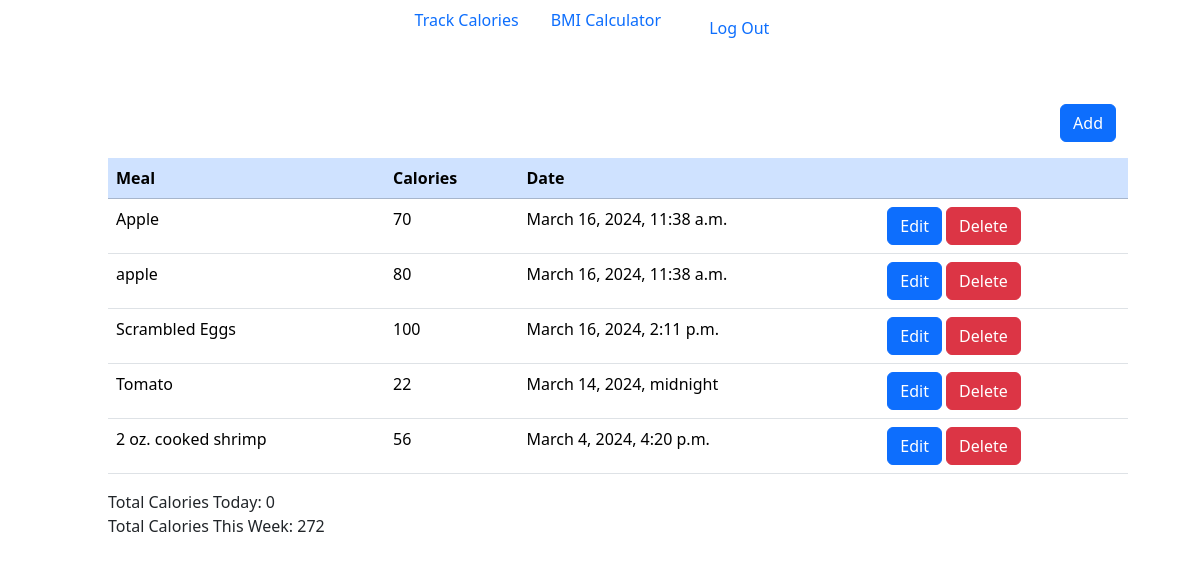
Screenshot of / (signed in) with the database file from the repository.
### main/models.py (models this page shows, shortened)
class Meal(models.Model):
    user = models.ForeignKey(User, on_delete=models.CASCADE, null=True, blank=True)
    name = models.CharField(max_length=100)
    calories = models.PositiveIntegerField()
    date = models.DateTimeField(default=timezone.now)

### main/views.py (the view)
# urls.py: path('', views.read_meal, name="read_meal"),
def read_meal(request):
    meals = Meal.objects.all()
    today = datetime.now().date()
    today_meals = meals.filter(date__date=today)
    total_calories_today = today_meals.aggregate(total_calories=Sum('calories'))['total_calories'] or 0
    week_ago = today - timedelta(days=7)
    week_meals = meals.filter(date__date__gte=week_ago, date__date__lte=today)
    total_calories_week = week_meals.aggregate(total_calories=Sum('calories'))['total_calories'] or 0
    return render(request, 'read_meal.html', {
        "meals": meals,
        "total_calories_today": total_calories_today,
        "total_calories_week": total_calories_week,
        "user": request.user,
    })

### main/templates/read_meal.html (shortened to what this page needs)
{% extends 'base.html' %}
{% load crispy_forms_tags %}
{% block content %}
{% if user.is_authenticated %}
<div
  class="container px-5"
>
  <div
    class="container text-end my-3"
  >
    <a
      name=""
      id=""
      class="btn btn-primary"
      href="{% url 'add_meal' %}"
      role="button"
    >Add</a
    >
  </div>
  <table
    class="table table-primary"
  >
    <thead>
    <tr>
      <th scope="col">Meal</th>
      <th scope="col">Calories</th>
      <th scope="col">Date</th>
      <th scope="col"></th>
    </tr>
    </thead>
    <tbody>
    {% for meal in meals %}
    <tr class="table table-white">
      <td>{{ meal.name }}</td>
      <td>{{ meal.calories }}</td>
      <td>{{ meal.date }}</td>
      <td>
        <a
          name=""
          id=""
          class="btn btn-primary"
          href="{% url 'edit_meal' meal.id %}"
          role="button"
        >Edit</a
        >
        <a
          name=""
          id=""
          class="btn btn-danger"
          href="{% url 'delete_meal' meal.id %}"
          role="button"
        >Delete</a
        >
      </td>
    </tr>
    {% endfor %}
    </tbody>
  </table>
  <div>Total Calories Today: {{ total_calories_today }}</div>
  <div>Total Calories This Week: {{ total_calories_week }}</div>
</div>
{% else %}
<p><a href="{% url 'login' %}">Log in</a> to track calories</p>
{% endif %}
{% endblock %}

### main/templates/base.html (shortened to what this page needs)
<!doctype html>
<html lang="en">
    <head>
        <link
            href="https://cdn.jsdelivr.net/npm/bootstrap@5.3.2/dist/css/bootstrap.min.css"
            rel="stylesheet"
        />
    </head>
    <body>
        <header>
            <nav
                class="nav justify-content-center  "
            >
                <a class="nav-link active" href="{% url 'read_meal' %}">
                    Track Calories
                </a>
                <a class="nav-link" href="{% url 'calculate_bmi' %}">BMI Calculator</a>
                {% if user.is_authenticated %}
                <div class="nav-link">
                    <form action="{% url 'logout' %}" method="post">
                        <button class="btn nav-link border-0 text-start" type="submit">Log Out</button>
                    </form>
                </div>
                {% endif %}
            </nav>
        </header>
        <main>
            <div
                class="container m-5"
            >
                {% block content %}
                {% endblock %}
            </div>
        </main>
    </body>
</html>

### rows the page displays
Meal: name "Apple", calories "70", date "March 16, 2024, 11:38 a.m."
Meal: name "apple", calories "80", date "March 16, 2024, 11:38 a.m."
Meal: name "Scrambled Eggs", calories "100", date "March 16, 2024, 2:11 p.m."
Meal: name "Tomato", calories "22", date "March 14, 2024, midnight"
Meal: name "2 oz. cooked shrimp", calories "56", date "March 4, 2024, 4:20 p.m."

### other values shown
{{ total_calories_today }} "0"
{{ total_calories_week }} "272"
